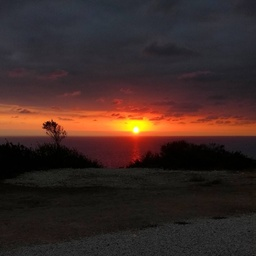
#> input picture img/test.jpg, 256 x 256 px, shrunk from 1080 x 1080 before the run
$ python main.py
#> lines starting #> are read from the running program, lines starting #| are printed output that depends on the picture
### pixel.py
"""A class to store information about a pixel taken from an image"""
class Pixel:


    def __init__(self, x, y, red, green, blue):
        """Itialises the Pixel class

        Variables:

            coordinates: A tuple containing the coordinates of the pixel's location in the image it's taken from.

            rgb: An array to store the RGB values of each pixel.

            *     rgb['red'] = red values. e.g. an RGB value of (255,0,0) would return 255.

            *     rgb['green'] = green values. e.g. an RGB value of (0,255,0) would return 255.

            *     rgb['blue'] = blue values. e.g. an RGB value of (0,0,0255) would return 255.
    """
        self.coordinates = (x,y)
        self.rgb = {'red': red, 'green': green, 'blue': blue}
        self.rgb['red'] = red
        self.rgb['green'] = green
        self.rgb['blue'] = blue

    # [4 lines left out: function get_coordinates, not called in this run]

    def get_x_coordinates(self):
        """Returns the 'x' coordinates of the pixel
        """
        return self.coordinates[0]

    def get_y_coordinates(self):
        """Returns the 'y' coordinates of the pixel
        """
        return self.coordinates[1]

    # [4 lines left out: function get_rgb, not called in this run]

    def get_red(self):
        """Returns the red value from the rgb array
        """
        return self.rgb['red']

    def set_red(self,red):
        """Sets the red value from the rgb array
        """
        self.rgb['red'] = red

    def get_green(self):
        """Returns the green value from the rgb array
        """
        return self.rgb['green']

    def set_green(self, green):
        """Sets the green value from the rgb array
        """
        self.rgb['green'] = green

    def get_blue(self):
        """Returns the blue value from the rgb array
        """
        return self.rgb['blue']

    def set_blue(self, blue):
        """Sets the blue value from the rgb array
        """
        self.rgb['blue'] = blue

### greyscale_by_average.py
from greyscale_algorithm import GreyscaleAlgorithm
import copy


class GreyscaleByAverage(GreyscaleAlgorithm):

    averagedPixels = []
    def __init__(self, image, pixelList):
        GreyscaleAlgorithm.__init__(self, image, pixelList)

    def grey_pixels(self):
        averagedPixels = []
        for pixel in self.pixelList:
            average = round((pixel.get_red() + pixel.get_green() + pixel.get_blue()) / 3)
            averagedpixel = copy.copy(pixel)
            averagedpixel.set_red(average)
            averagedpixel.set_green(average)
            averagedpixel.set_blue(average)
            averagedPixels.append(averagedpixel)
        self.averagedPixels = averagedPixels

    def get_pixellist(self):
        return super(GreyscaleByAverage, self).get_pixellist()

    def get_averagedPixels(self):
        return self.averagedPixels

    def grey_image(self):
        return super(GreyscaleByAverage, self).grey_image(self.averagedPixels)

### greyscale_algorithm.py
from abc import ABC, abstractmethod
from PIL import Image


class GreyscaleAlgorithm(ABC):


    def __init__(self, image, pixellist):
        self.pixelList = pixellist
        self.image = image

    @abstractmethod
    def grey_pixels(self):
        pass

    def get_pixellist(self):
        return self.pixelList

    def grey_image(self, greypixellist):
        for pixel in greypixellist:
            self.image.putpixel((pixel.get_x_coordinates(), pixel.get_y_coordinates()), (pixel.get_red(), pixel.get_green(), pixel.get_blue()))
        return self.image

### main.py
from PIL import Image
import pixel
import greyscale_by_average
import greyscale_by_max

Pixel = pixel.Pixel
GreyscaleByAverage = greyscale_by_average.GreyscaleByAverage
GreyscaleByMax = greyscale_by_max.GreyscaleByMax
pixelList = []

def algorithm_menu():
    validOptions = ["1", "2", "3", "4"]
    print("Enter the corresponding number for the algorithm you would like to use to greyscale the image:")
    print("\t1 Greyscale by average")
    print("\t2 Greyscale by maximising red values.")
    print("\t3 Greyscale by maximising blue values.")
    print("\t4 Greyscale by maximising green values.")
    choice = input("> ")
    while(choice not in validOptions):
        print("Invalid option selected. Please enter a valid number.\ne.g. if you would like to greyscale by average enter '1'")
        choice = input("> ")
    return choice

def create_pixel_list(image):
    for x in range(0, image.size[0]):
        for y in range(0, image.size[1]):
            imagepixel = im.getpixel((x,y))
            #print("red:" + str(imagepixel[0]) + " green:" + str(imagepixel[1]) + " blue: " + str(imagepixel[2]))
            list_pixel = Pixel(x, y, imagepixel[0], imagepixel[1], imagepixel[2])
            #print(list_pixel.get_coordinates())
            #print(list_pixel.get_rgb())
            pixelList.append(list_pixel)
    return pixelList

def rerun_program():
        rerun = None
        while(rerun != "y" and rerun != "n"):
            rerun = input("Would you like to greyscale using another algorithm? y/n\n> ")
            if(rerun == "y"):
                return True
            elif(rerun == "n"):
                return False
            else:
                print("Invalid input. Please enter 'y' to rerun the program or 'n' to exit the program.")


#Loads the original image
print("Loading image")
im = Image.open("img/test.jpg")
#> im is the input picture: PIL image 256x256 RGB; mean R, G, B 59.3, 40.7, 37
im.show()
print(im.format)
#| JPEG
print(im.size)
#| (256, 256)
print(im.mode)
#| RGB

def main(image):
    #Activates menu for user choice.
    algorithmChoice = algorithm_menu()
#> the answer given: 1

    if(algorithmChoice == "1"):
        print("Greyscaling image by averaging the RGB values...")
        image = Image.open("img/test.jpg")
        AVGGreyscale = GreyscaleByAverage(image, create_pixel_list(image))
        AVGGreyscale.grey_pixels()
        greyed = AVGGreyscale.get_averagedPixels()
        greyedImage = AVGGreyscale.grey_image()
#> after the loop in grey_image, `for pixel in greypixellist:`:
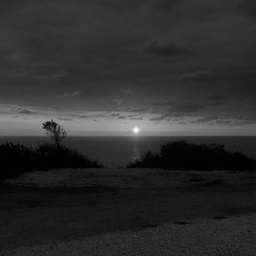
#> self.image: PIL image 256x256 RGB; min 0, max 248, mean 45.7
        greyedImage.show()
        image.close()

    elif(algorithmChoice == "2"):
        print("Greyscaling image by maximising the red values... ")
        image = Image.open("img/test.jpg")
        maxRed = GreyscaleByMax(image, create_pixel_list(image), "red")
        maxRed.grey_pixels()
        greyed = maxRed.get_greyed_pixels()
        greyedImage = maxRed.grey_image()
        greyedImage.show()
        image.close()

    elif(algorithmChoice == "3"):
        print("Greyscaling image by maximising the blue values... ")
        image = Image.open("img/test.jpg")
        maxBlue = GreyscaleByMax(im, create_pixel_list(image), "blue")
        maxBlue.grey_pixels()
        greyed = maxBlue.get_greyed_pixels()
        greyedImage = maxBlue.grey_image()
        greyedImage.show()
        image.close()

    elif(algorithmChoice == "4"):
        print("Greyscaling image by maximising the green values...")
        image = Image.open("img/test.jpg")
        maxGreen = GreyscaleByMax(image, create_pixel_list(image), "green")
        maxGreen.grey_pixels()
        greyed = maxGreen.get_greyed_pixels()
        greyedImage = maxGreen.grey_image()
        greyedImage.show()
        image.close()

    else:
        print("Invalid choice")

    print("Greyscaling completed!\n")

    if(rerun_program() == True):
        #Clears lists to stop memory leak.
#> the loop in rerun_program, `while(rerun != "y" and rerun != "n"):` made 1 pass; the answer given on pass 1: n
        pixelList.clear()
        greyed.clear()
        main(im)

main(im)
